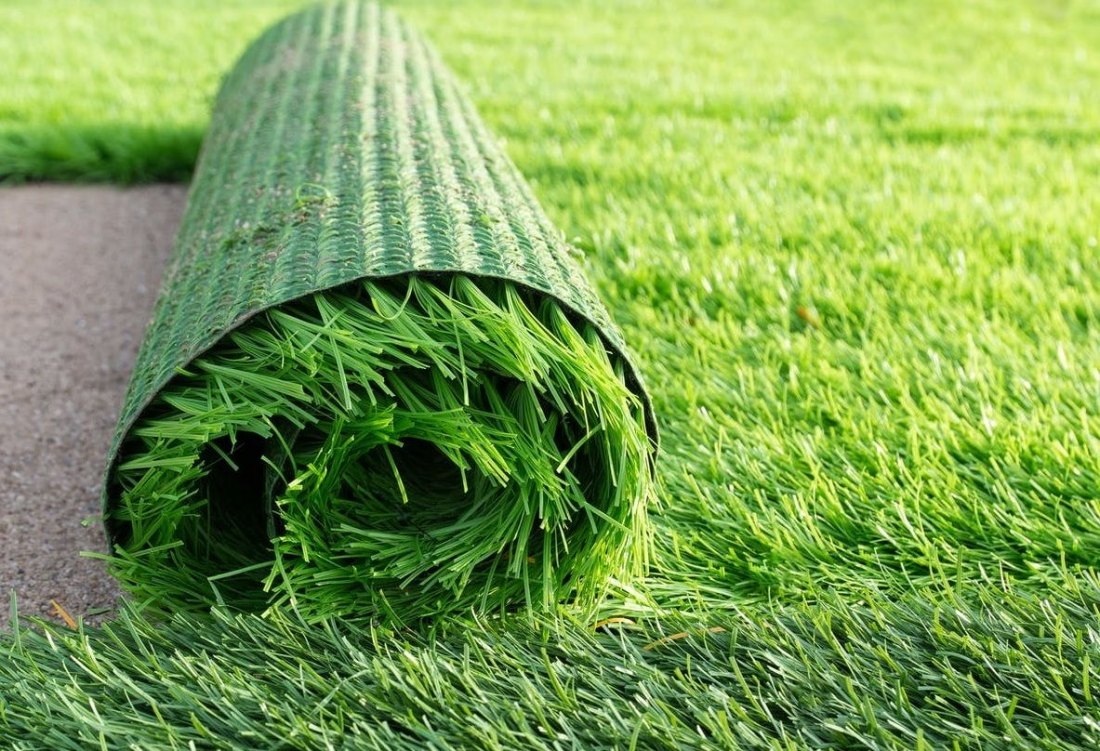
#> input picture img.jpg, 1100 x 751 px
$ jupyter execute --allow-errors untiled.ipynb   (older library calls are emulated)
#> lines starting #> are read from the running program, lines starting #| are printed output that depends on the picture
[cell 1]
# import the necessary packages
import numpy as np
import cv2
import easygui
from matplotlib import pyplot as plt

# Load the image and convert it to grayscale
f = easygui.fileopenbox()
#> the answer given: img.jpg
image = cv2.imread(f)
#> image is the input picture: shape (751, 1100, 3); mean B, G, R 84.1, 161.8, 126.1
gray = cv2.cvtColor(image, cv2.COLOR_BGR2GRAY)
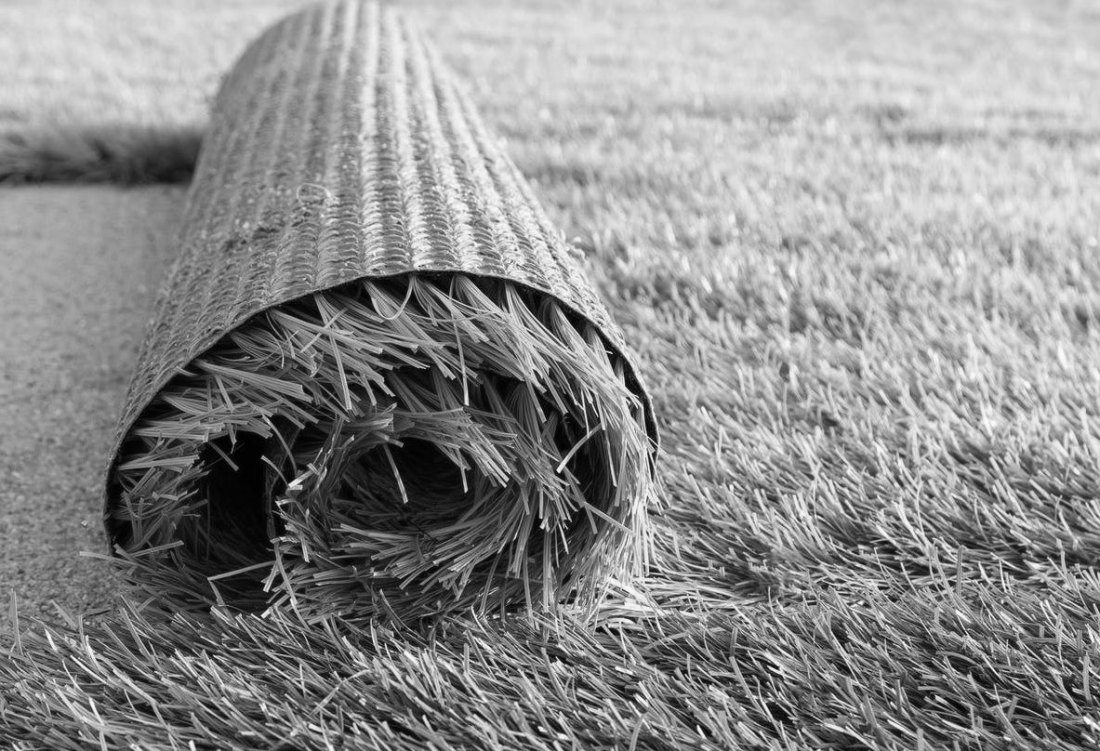
#> gray: shape (751, 1100); min 0, max 252, mean 142.3

# Sobel gradients for x an y direction of the image
X2 = cv2.Sobel(gray, ddepth = cv2.CV_64F, dx = 1, dy = 0, ksize = -1)
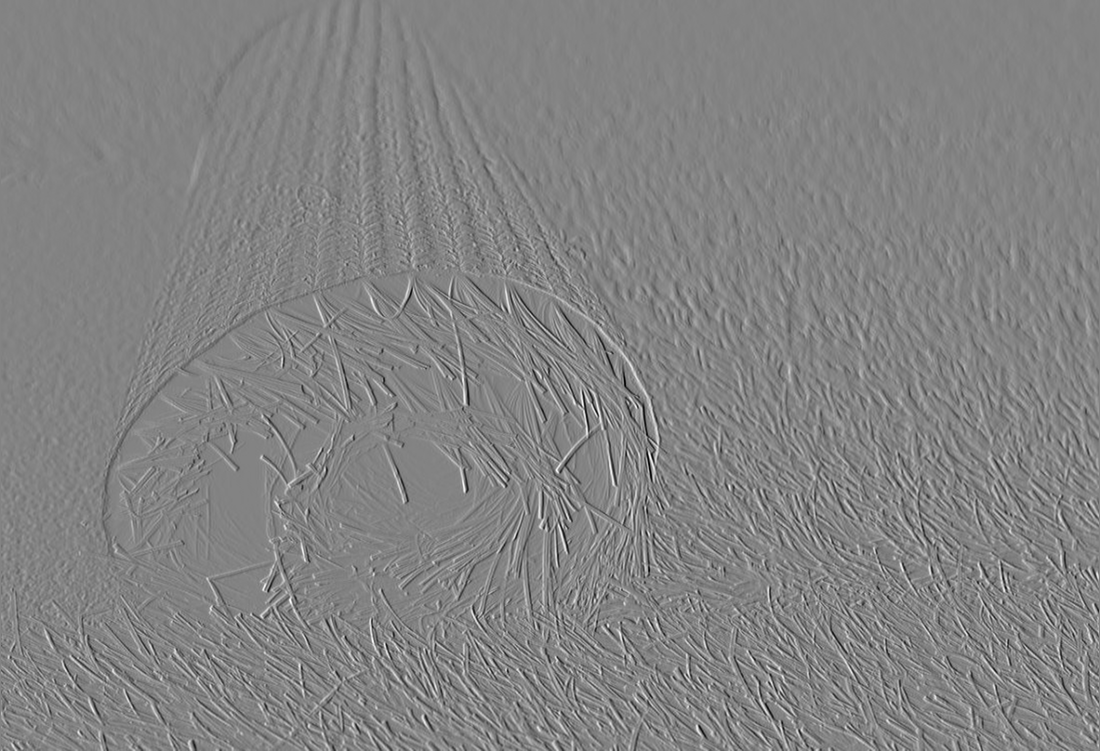
#> X2: shape (751, 1100) float64; min -3344, max 3153, mean 0.7; drawn with min black and max white
Y2 = cv2.Sobel(gray, ddepth = cv2.CV_64F, dx = 0, dy = 1, ksize = -1)
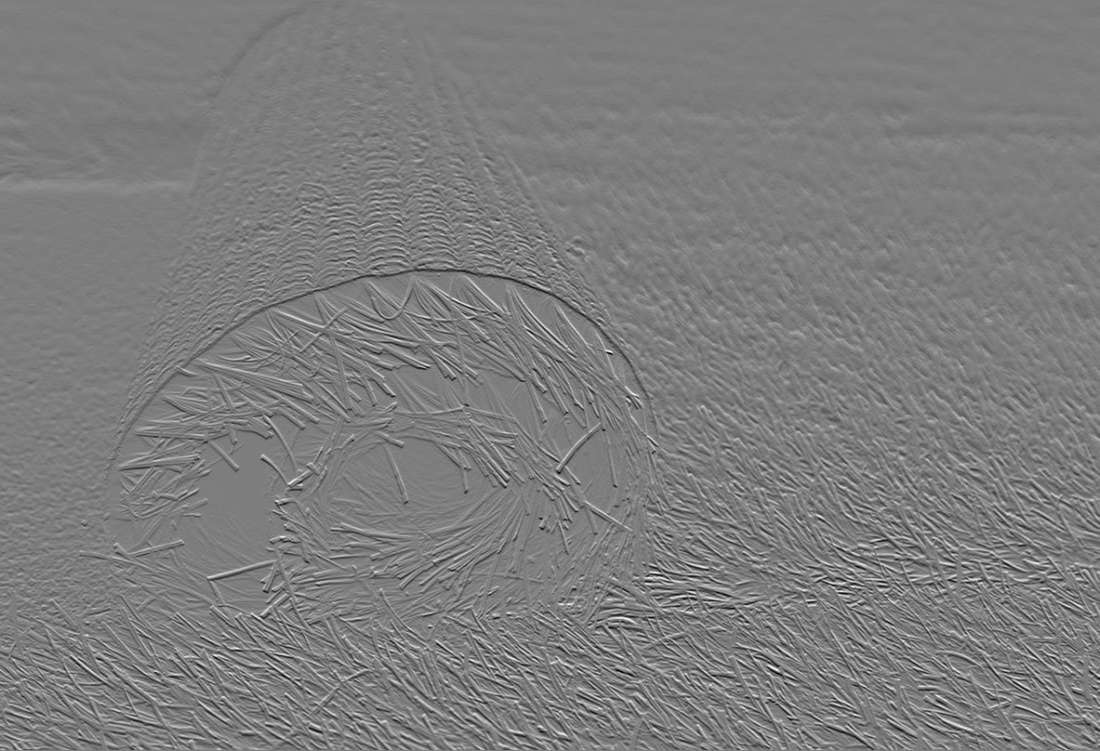
#> Y2: shape (751, 1100) float64; min -3105, max 3190, mean -4.3; drawn with min black and max white

# Sobel gradient magnitude (normalised to 0-3)
grad_sobel=np.sqrt(X2*X2+Y2*Y2)
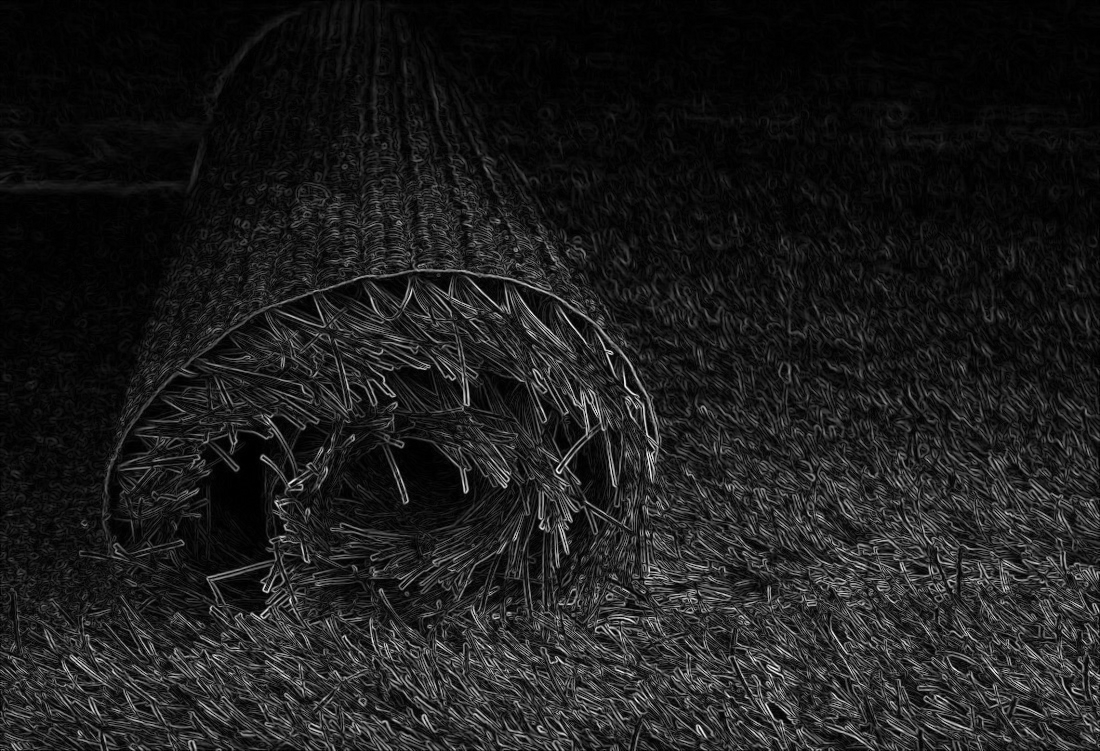
#> grad_sobel: shape (751, 1100) float64; min 0, max 3542, mean 406.4; drawn with min black and max white
cv2.normalize(grad_sobel, grad_sobel, 0, 3, cv2.NORM_MINMAX)

# Show Sobel Gradient Magnitude result
plt.subplot(141),plt.imshow(grad_sobel,'gray'),plt.title('Sobel Gradient Magnitude')

# Blur and threshold the gradient magnitude
blurred = cv2.blur(grad_sobel, (10, 10))
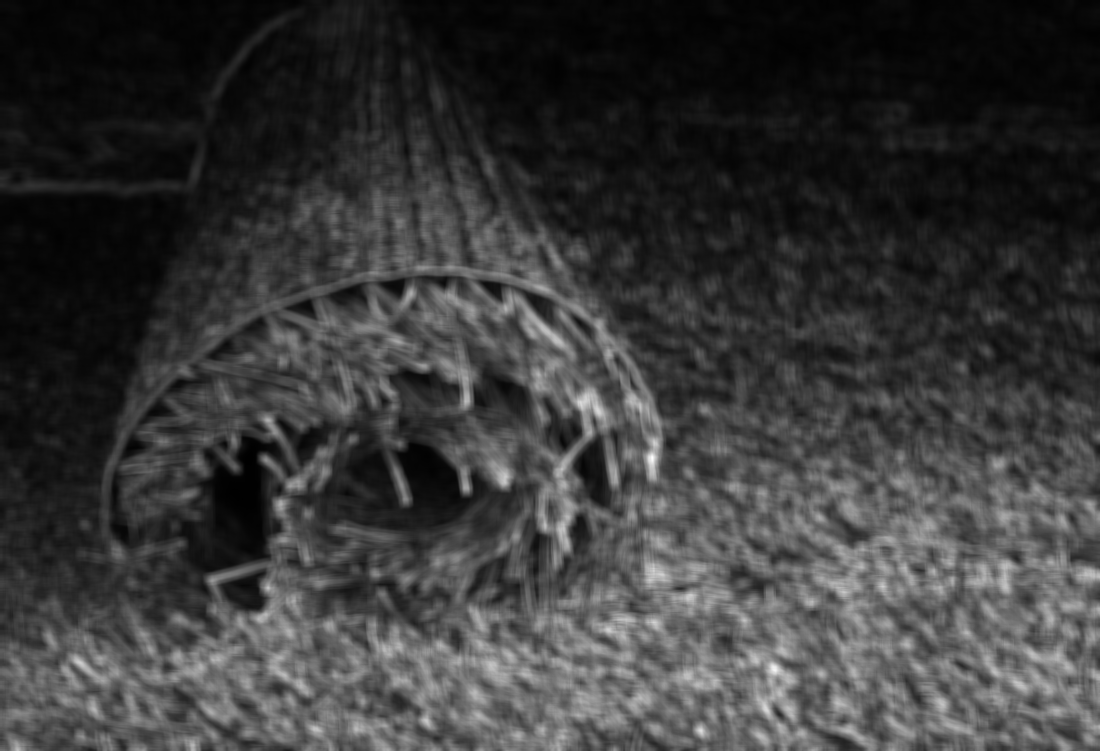
#> blurred: shape (751, 1100) float64; min 0.00176, max 1.51, mean 0.344; drawn with min black and max white

# Show blurring result
plt.subplot(142),plt.imshow(blurred,'gray'),plt.title('Blurred Sobel Gradient Magnitude')

# Extract minimum and maximum values of the pixels from 'Blurred Sobel Gradient Magnitude'
(minVal, maxVal, _, _) = cv2.minMaxLoc(blurred)
#> minVal = 0.00176; maxVal = 1.51

# Extract mean and standard deviation values of the pixels from 'Blurred Sobel Gradient Magnitude'
(mean, stddev) = cv2.meanStdDev(blurred)
#> mean = [0.344]; stddev = [0.257]

# Apply different threshold:
# 1. mean and maxVal as lower and upper limits
# 2. mean+stddev and maxVal as lower and upper limits
#> (the rest of this cell did not finish here and is left out)
